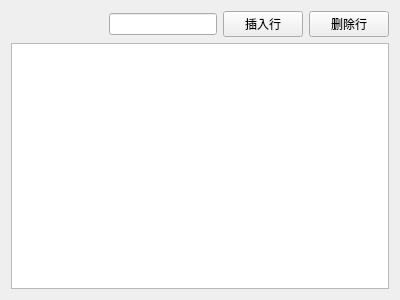
<?xml version="1.0" encoding="UTF-8"?>
<ui version="4.0">
 <class>TableWidget</class>
 <widget class="QWidget" name="TableWidget">
  <property name="geometry">
   <rect>
    <x>0</x>
    <y>0</y>
    <width>400</width>
    <height>300</height>
   </rect>
  </property>
  <property name="windowTitle">
   <string>TableWidget</string>
  </property>
  <layout class="QVBoxLayout" name="verticalLayout">
   <item>
    <layout class="QHBoxLayout" name="horizontalLayout">
     <item>
      <spacer name="horizontalSpacer">
       <property name="orientation">
        <enum>Qt::Horizontal</enum>
       </property>
       <property name="sizeHint" stdset="0">
        <size>
         <width>40</width>
         <height>20</height>
        </size>
       </property>
      </spacer>
     </item>
     <item>
      <widget class="QLineEdit" name="Search"/>
     </item>
     <item>
      <widget class="QPushButton" name="BtnAdd">
       <property name="text">
        <string>插入行</string>
       </property>
      </widget>
     </item>
     <item>
      <widget class="QPushButton" name="BtnSerach">
       <property name="text">
        <string>删除行</string>
       </property>
      </widget>
     </item>
    </layout>
   </item>
   <item>
    <widget class="QTableWidget" name="tableWidget"/>
   </item>
  </layout>
 </widget>
 <layoutdefault spacing="6" margin="11"/>
 <resources/>
 <connections/>
</ui>
